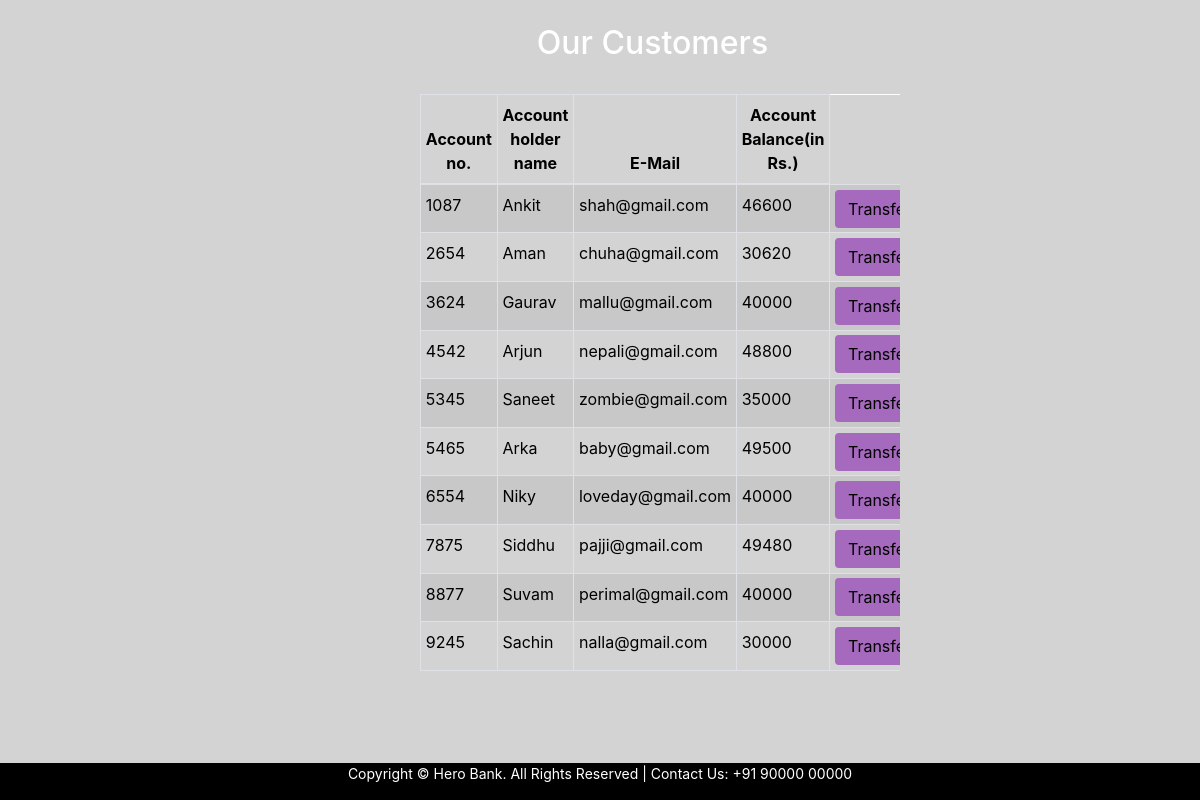
/customer.php, run on the app's committed database.
### tables this page shows
CREATE TABLE `users` (
  `id` int(3) NOT NULL,
  `name` text NOT NULL,
  `email` varchar(30) NOT NULL,
  `balance` int(8) NOT NULL
);

### customer.php (the view, shortened to what this page needs)
<!DOCTYPE html>
<html lang="en">
<head>
    <link rel="stylesheet" href="https://maxcdn.bootstrapcdn.com/bootstrap/4.0.0/css/bootstrap.min.css">
    <link rel="stylesheet" type="text/css" href="css/style.css">
</head>
<body style="background-color:#D3D3D3	;">
<body style="background-image : url(images/2.jpg)">
<?php
    include 'config.php';
    $sql = "SELECT * FROM users";
    $result = mysqli_query($conn,$sql);
?>
<div class="container">
        <h2 class="text-center pt-4" style="color : white;">Our Customers</h2>
        <br>
            <div class="row">
                <div class="col">
                    <div class="table-responsive-sm">
                    <table class="table table-hover table-sm table-striped table-condensed table-bordered" style="border-color:white;">
                        <thead style="color : black;">
                            <tr>
                            <th scope="col" class="text-center py-2">Account no.</th>
                            <th scope="col" class="text-center py-2">Account holder name</th>
                            <th scope="col" class="text-center py-2">E-Mail</th>
                            <th scope="col" class="text-center py-2">Account Balance(in Rs.)</th>
                            </tr>
                        </thead>
                        <tbody>
                <?php
                    while($rows=mysqli_fetch_assoc($result)){
                ?>
                    <tr style="color : black;">
                        <td class="py-2"><?php echo $rows['id'] ?></td>
                        <td class="py-2"><?php echo $rows['name']?></td>
                        <td class="py-2"><?php echo $rows['email']?></td>
                        <td class="py-2"><?php echo $rows['balance']?></td>
                        <td><a href="transfer.php?id= <?php echo $rows['id'] ;?>"> <button type="button" class="btn" style="background-color : #A569BD;">Transfer money</button></a></td>
                    </tr>
                <?php
                    }
                ?>
                        </tbody>
                    </table>
                    </div>
                </div>
            </div>
         </div>
         <br>
         <footer>
                <div class="footer">
                    <p style="text-align: center;">Copyright © Hero Bank. All Rights Reserved | Contact Us: +91 90000 00000</p>
                </div>
            </footer>
</body>
</html>

### style.css (style rules this page uses)
body { width: 100%; height: 100%; margin: 0; }
a:hover,a:link,a:active,a:visited { text-decoration: none; background-color: transparent; color: #ededed; }
.container { width: 50%; margin: auto; overflow: hidden; padding-left: 10%; }
footer { background-color: #000; color: #fff; font-size: 14px; }

### customer.php (style rules this page uses)
button { transition: 1.5s; }
.footer { position: fixed; left: 0; bottom: 0; width: 100%; background-color: black; color: white; text-align: center; }

### data on the page
users: id "1087", name "Ankit", email "shah@gmail.com", balance "46600"
users: id "2654", name "Aman", email "chuha@gmail.com", balance "30620"
users: id "3624", name "Gaurav", email "mallu@gmail.com", balance "40000"
users: id "4542", name "Arjun", email "nepali@gmail.com", balance "48800"
users: id "5345", name "Saneet", email "zombie@gmail.com", balance "35000"
users: id "5465", name "Arka", email "baby@gmail.com", balance "49500"
users: id "6554", name "Niky", email "loveday@gmail.com", balance "40000"
users: id "7875", name "Siddhu", email "pajji@gmail.com", balance "49480"
users: id "8877", name "Suvam", email "perimal@gmail.com", balance "40000"
users: id "9245", name "Sachin", email "nalla@gmail.com", balance "30000"
